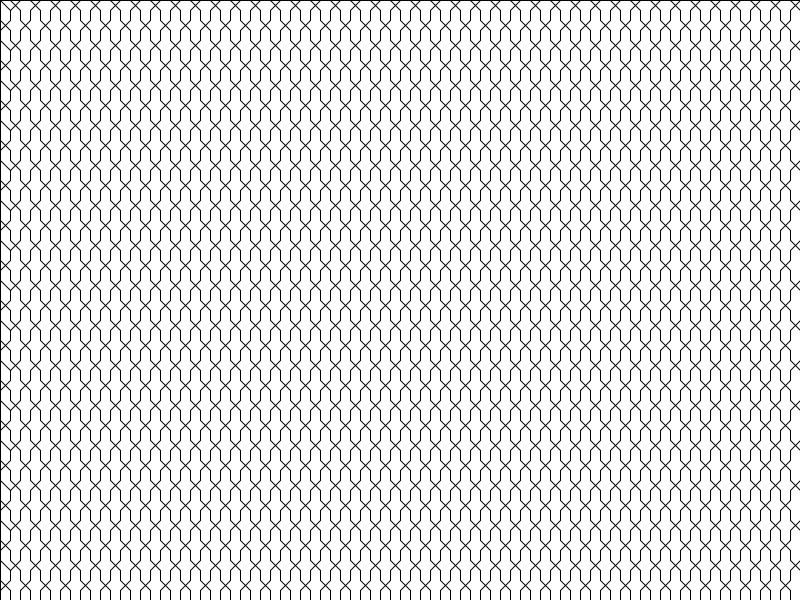
Frame 1 (no input)
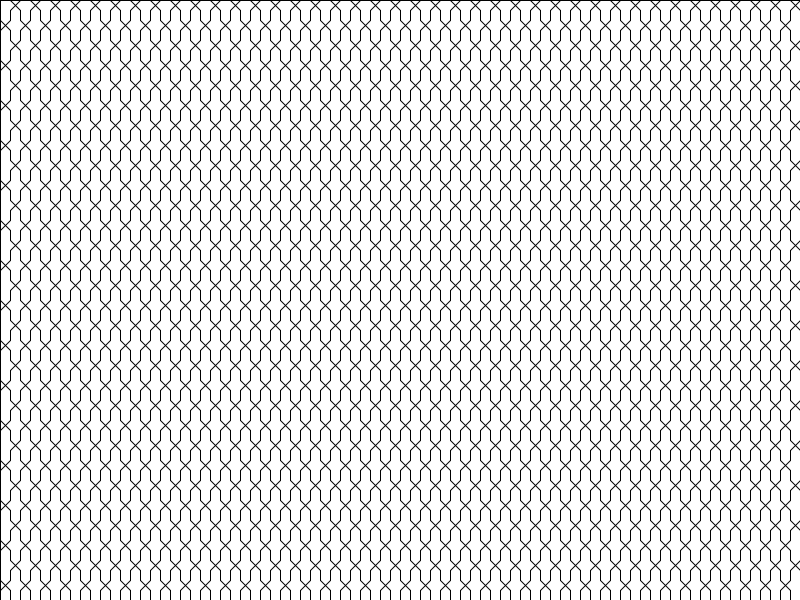
Frame 60 (the mouse pressed at the canvas centre just before this capture)
Frame 120 (the mouse held since frame 60 and released just before this capture): identical to frame 60, image omitted

The Processing sketch that drew these frames (run headless with seeded random() and noise(); from frame 60 on, the mouse is pressed at the canvas centre):

// Processing sketch: MIchele
// ── MIchele.pde
  PVector position;
//  PVector oldposition;
  int value;
  boolean wechsel;
  
  
  void setup(){
    background(255);
  // oldposition = new PVector(0,0,0);
    position = new PVector(0,0,0);
    size(800,600);
    value = 10;
    stroke(0);
    wechsel = true;
  }
  
  
  
  void draw(){
    fill(255);
    rect(0,0,width,height);
    stroke(0);
    
    
    for(int x = 0;x < width +20; x+=10 ){
      for(int y = 0; y < height+20;y+=10){
        position.y = y;
        point(position.x,position.y);
        
        if(y % 20 == 0){
          
          if(wechsel){
            line(position.x,position.y,position.x+value ,position.y +value);
            wechsel = false;
            
          }else{
            line(position.x,position.y,position.x-value ,position.y +value);  
            wechsel = true;
          }
          
        }else{   
          line(position.x,position.y,position.x,position.y+value);
        
        }
       
        
      }
      position.x = x;
    }
    wechsel = true;
  }
  
  

  void mouseClicked(){
   
   value *= -1; 
    
  }
